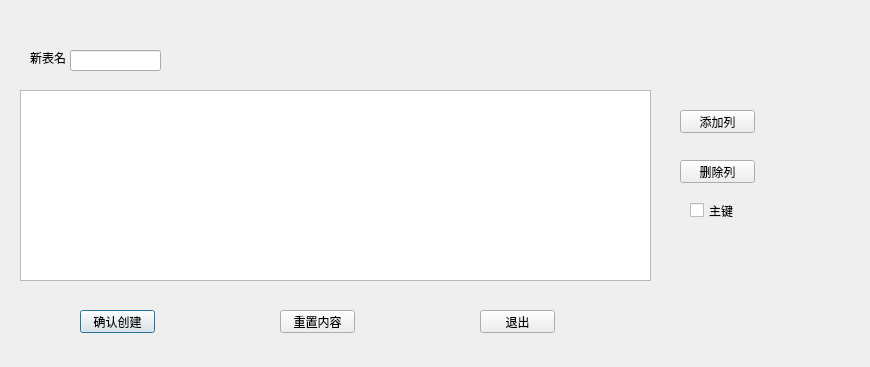
<?xml version="1.0" encoding="UTF-8"?>
<ui version="4.0">
 <class>add_table</class>
 <widget class="QDialog" name="add_table">
  <property name="geometry">
   <rect>
    <x>0</x>
    <y>0</y>
    <width>870</width>
    <height>367</height>
   </rect>
  </property>
  <property name="windowTitle">
   <string>新建表</string>
  </property>
  <widget class="QPushButton" name="add_table_ok">
   <property name="geometry">
    <rect>
     <x>80</x>
     <y>310</y>
     <width>75</width>
     <height>23</height>
    </rect>
   </property>
   <property name="text">
    <string>确认创建</string>
   </property>
  </widget>
  <widget class="QPushButton" name="add_table_clear">
   <property name="geometry">
    <rect>
     <x>280</x>
     <y>310</y>
     <width>75</width>
     <height>23</height>
    </rect>
   </property>
   <property name="text">
    <string>重置内容</string>
   </property>
  </widget>
  <widget class="QPushButton" name="exit">
   <property name="geometry">
    <rect>
     <x>480</x>
     <y>310</y>
     <width>75</width>
     <height>23</height>
    </rect>
   </property>
   <property name="text">
    <string>退出</string>
   </property>
  </widget>
  <widget class="QLabel" name="label">
   <property name="geometry">
    <rect>
     <x>30</x>
     <y>50</y>
     <width>41</width>
     <height>16</height>
    </rect>
   </property>
   <property name="text">
    <string>新表名</string>
   </property>
  </widget>
  <widget class="QLineEdit" name="newtable_name">
   <property name="geometry">
    <rect>
     <x>70</x>
     <y>50</y>
     <width>91</width>
     <height>21</height>
    </rect>
   </property>
  </widget>
  <widget class="QTableWidget" name="tableWidget">
   <property name="geometry">
    <rect>
     <x>20</x>
     <y>90</y>
     <width>631</width>
     <height>191</height>
    </rect>
   </property>
  </widget>
  <widget class="QPushButton" name="add">
   <property name="geometry">
    <rect>
     <x>680</x>
     <y>110</y>
     <width>75</width>
     <height>23</height>
    </rect>
   </property>
   <property name="text">
    <string>添加列</string>
   </property>
  </widget>
  <widget class="QPushButton" name="delete_2">
   <property name="geometry">
    <rect>
     <x>680</x>
     <y>160</y>
     <width>75</width>
     <height>23</height>
    </rect>
   </property>
   <property name="text">
    <string>删除列</string>
   </property>
  </widget>
  <widget class="QCheckBox" name="checkBox">
   <property name="geometry">
    <rect>
     <x>690</x>
     <y>200</y>
     <width>61</width>
     <height>21</height>
    </rect>
   </property>
   <property name="text">
    <string>主键</string>
   </property>
  </widget>
 </widget>
 <resources/>
 <connections/>
</ui>
